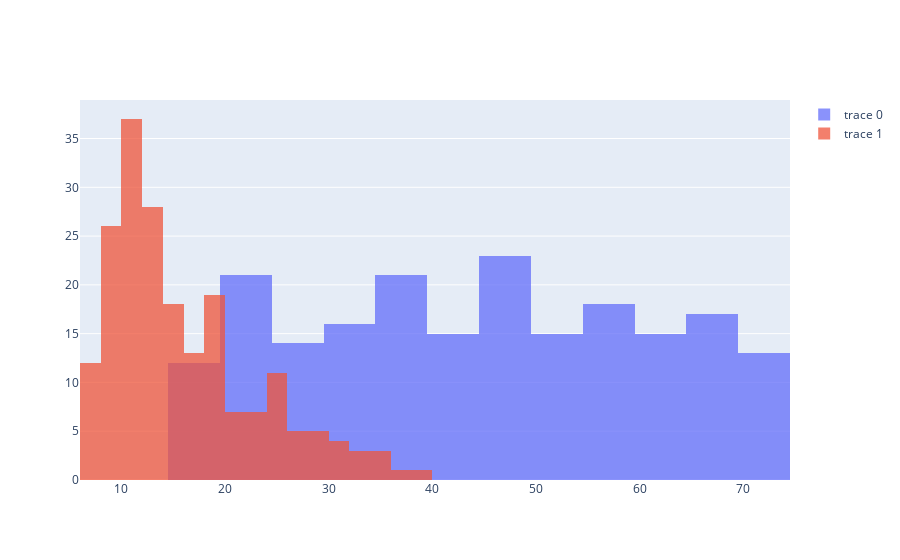

Source (notebook cell):
### Code cell
import plotly.graph_objects as go


fig = go.Figure()
fig.add_trace(go.Histogram(x=df['Age']))
fig.add_trace(go.Histogram(x=df['Na_to_K']))

# Overlay both histograms
fig.update_layout(barmode='overlay')
# Reduce opacity to see both histograms
fig.update_traces(opacity=0.75)
fig.show()

### Figure 1 — Plotly figure (JSON) as saved in the notebook; plotly's stock layout.template omitted (floating-point values rounded to 4 significant figures; data arrays with more than 128 entries replaced by an {"elided": "..."} marker saying what was removed)
{"data": [{"opacity": 0.75, "type": "histogram", "x": {"elided": "200 int values"}}, {"opacity": 0.75, "type": "histogram", "x": {"elided": "200 float values"}}], "layout": {"barmode": "overlay"}}
